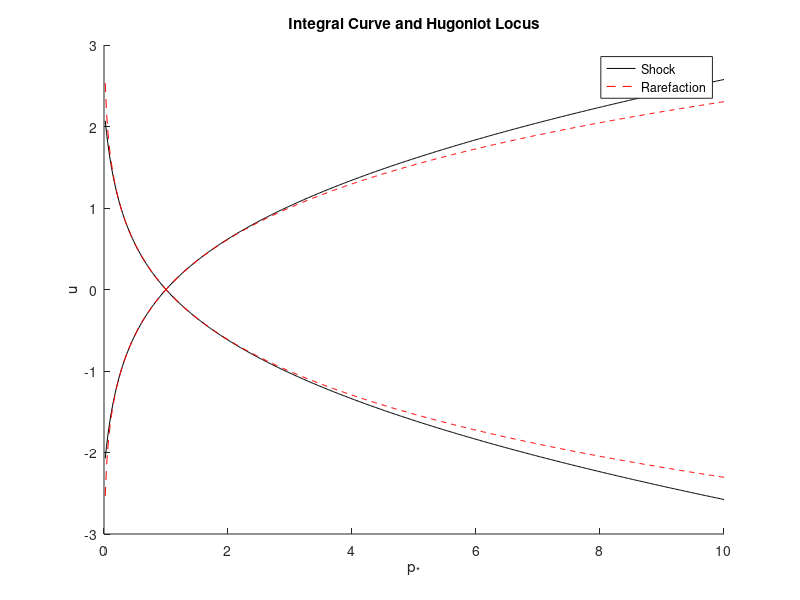

MATLAB code for this plot:
rho0=1;
u0=0;
p0=1;
gamma=1.4;
M=500;
p=zeros(1,M);
u1=zeros(1,M);
u2=zeros(1,M);
ur1=zeros(1,M);
ur2=zeros(1,M);
for i=1:M
    p(i)=i/50;
    u1(i)=u0-(p(i)-p0)*...
        ((2/(gamma+1)*rho0)/(p(i)+(gamma-1)/(gamma+1)*p0))^.5;
    u2(i)=u0+(p(i)-p0)*...
        ((2/(gamma+1)*rho0)/(p(i)+(gamma-1)/(gamma+1)*p0))^.5;
    ur1(i)=u0-2/(gamma-1)*sqrt(gamma*p0/rho0)*...
        ((p(i)/p0)^((gamma-1)/(2*gamma))-1);
    ur2(i)=u0+2/(gamma-1)*sqrt(gamma*p0/rho0)*...
        ((p(i)/p0)^((gamma-1)/(2*gamma))-1);
end
hold on
p1=plot(p,u1,'k-');
p2=plot(p,u2,'k-');
p3=plot(p,ur1,'r--');
p4=plot(p,ur2,'r--');
title('Integral Curve and Hugoniot Locus')
xlabel('p_*')
ylabel('u')
legend([p1 p3],'Shock','Rarefaction')
